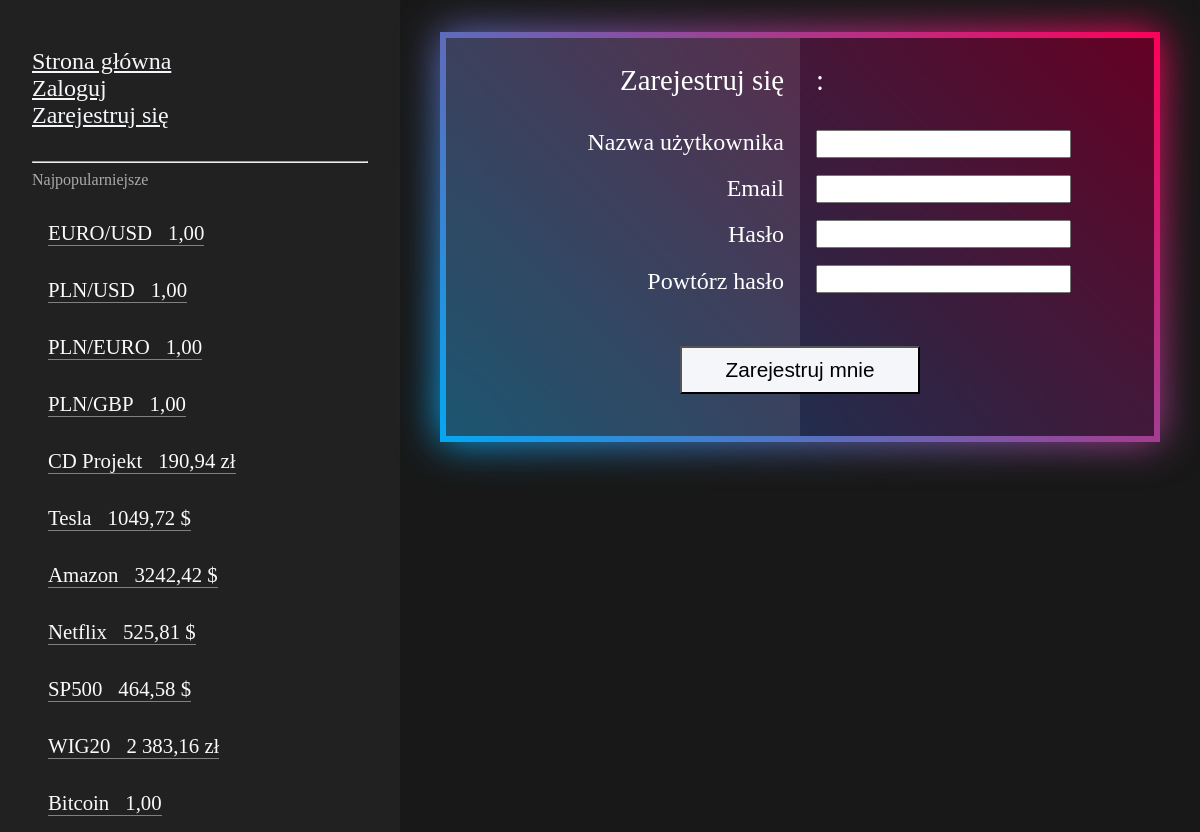
Screenshot of /register/ with the database file from the repository.
### base/models.py (models this page shows, shortened)
class UsaStock(models.Model):
    name = models.CharField(max_length=200)
    price = models.CharField(max_length=200, null=True, blank=True)

class IndeksPrice(models.Model):
    name = models.CharField(max_length=200)
    price = models.CharField(max_length=200, null=True, blank=True)

### base/views.py (the view, shortened to what this page needs)
# urls.py: path('register/', views.registerPage, name="register"),
def registerPage(request):
	if request.user.is_authenticated:
		return redirect('index')
	else:
		tesla = UsaStock.objects.get(name='tesla')
		amazon = UsaStock.objects.get(name='amazon')
		netflix = UsaStock.objects.get(name='netflix')
		sp500 = UsaStock.objects.get(name='sp500')
		get_cdprojekt = StockPrice.objects.get(name="CDPROJEKT")
		cdprojekt = str(get_cdprojekt.price).replace(".", ",")
		get_wig20 = IndeksPrice.objects.get(name="WIG20")
		wig20 = get_wig20.price
		form = CreateUserForm()
		context = {'form':form, "cdprojekt":cdprojekt, "wig20":wig20, "tesla":tesla, "amazon":amazon, "netflix":netflix, "sp500":sp500}
		return render(request, 'base/register.html', context)

### base/forms.py
class CreateUserForm(UserCreationForm):
	class Meta:
		model = User
		fields = ['username', 'email', 'password1', 'password2']

### base/templates/base/register.html (shortened to what this page needs)
{% extends 'base/main.html' %} {% block praweGlowne %}
<div class="box-login">
  <span></span>
  <div class="box-login-main-content">
    <form method="POST" action="">
      <div class="box-login-main-left-right">
        <div class="box-login-left-side">
          <div class="b-l-lg1">Zarejestruj się</div>
          <div class="b-l-lg2">Nazwa użytkownika</div>
          <div class="b-l-lg2">Email</div>
          <div class="b-l-lg2">Hasło</div>
          <div class="b-l-lg2">Powtórz hasło</div>
        </div>
        <div class="box-login-right-side">
          <div class="b-l-pg1">:</div>
          <div class="b-l-pg2">{{form.username}}</div>
          <div class="b-l-pg2">{{form.email}}</div>
          <div class="b-l-pg2">{{form.password1}}</div>
          <div class="b-l-pg2">{{form.password2}}</div>
        </div>
      </div>
      <input
        type="submit"
        name="Login"
        value="Zarejestruj mnie"
        class="box-login-confirm-button"
      />
    </form>
  </div>
</div>
{% comment %} {{form.errors}} {%endcomment%} {% endblock praweGlowne %}

### base/templates/base/sidebar.html (shortened to what this page needs)
<div class="menuMobile">
  <div class="menuMobileStale">
    {% if user.is_authenticated %}
    <div class="witaj">
      <div>Witaj, {{request.user}}</div>
      <div>
        <a href="{% url 'logout' %}">Wyloguj</a>
      </div>
    </div>
    {% else %}
    <div class="witaj">
      <div>
        <a href="{% url 'index' %}">Strona główna</a>
      </div>
      <div>
        <a href="{% url 'login' %}">Zaloguj</a>
      </div>
      <div>
        <a href="{% url 'register' %}">Zarejestruj się</a>
      </div>
    </div>
    {% endif %}
  </div>
  <div class="menuMobileZmienne">
    <div class="lewedolne">
      <hr />
      <div style="color: rgb(170, 170, 170)">Najpopularniejsze</div>
      <div class="najpopularniejsze">
        <div class="najpopularniejszeNazwa">EURO/USD</div>
        <div class="najpopularniejszeKwota eurousd">1,00</div>
      </div>
      <div class="najpopularniejsze">
        <div class="najpopularniejszeNazwa">PLN/USD</div>
        <div class="najpopularniejszeKwota plnusd">1,00</div>
      </div>
      <div class="najpopularniejsze">
        <div class="najpopularniejszeNazwa">PLN/EURO</div>
        <div class="najpopularniejszeKwota plneuro">1,00</div>
      </div>
      <div class="najpopularniejsze">
        <div class="najpopularniejszeNazwa">PLN/GBP</div>
        <div class="najpopularniejszeKwota plngbp">1,00</div>
      </div>
      <div class="najpopularniejsze">
        <div class="najpopularniejszeNazwa">CD Projekt</div>
        <div class="najpopularniejszeKwota cdprojekt">{{cdprojekt}} zł</div>
      </div>
      <div class="najpopularniejsze">
        <div class="najpopularniejszeNazwa">Tesla</div>
        <div class="najpopularniejszeKwota tesla">{{tesla.price}} $</div>
      </div>
      <div class="najpopularniejsze">
        <div class="najpopularniejszeNazwa">Amazon</div>
        <div class="najpopularniejszeKwota amazon">{{amazon.price}} $</div>
      </div>
      <div class="najpopularniejsze">
        <div class="najpopularniejszeNazwa">Netflix</div>
        <div class="najpopularniejszeKwota netflix">{{netflix.price}} $</div>
      </div>
      <div class="najpopularniejsze">
        <div class="najpopularniejszeNazwa">SP500</div>
        <div class="najpopularniejszeKwota sp500">{{sp500.price}} $</div>
      </div>
      <div class="najpopularniejsze">
        <div class="najpopularniejszeNazwa">WIG20</div>
        <div class="najpopularniejszeKwota wig20">{{wig20}} zł</div>
      </div>
      <div class="najpopularniejsze">
        <div class="najpopularniejszeNazwa">Bitcoin</div>
        <div class="najpopularniejszeKwota bitcoin">1,00</div>
      </div>
    </div>
  </div>
</div>

### base/static/base/css/style.css (style rules this page uses)
body { margin: 0; padding: 0; box-sizing: border-box; background: rgb(24, 24, 24); }
.witaj { margin-top: 3rem; margin-left: 2rem; margin-right: 2rem; }
.lewedolne { margin-left: 2rem; margin-right: 2rem; }
.najpopularniejsze { margin: 1rem; margin-top: 2rem; display: flex; }
.najpopularniejszeNazwa { font-size: 1.3rem; border-bottom: 1px solid gray; }
.najpopularniejszeKwota { padding-left: 1rem; font-size: 1.3rem; border-bottom: 1px solid gray; }
.witaj { font-size: 1.5rem; margin-bottom: 2rem; }
.witaj a { font-size: 1.5rem; color: #f5f6fa; }
.box-login { position: relative; color: white; background: rgb(19, 18, 18); display: flex; justify-content: center; align-items: center; margin: 1rem 5%; transition: 0.5s; padding: 1rem; }
.box-login::before { content: ""; position: absolute; top: 0; left: 0; width: 100%; height: 100%; background: linear-gradient(45deg, #03a9f4, #ff0058); }
.box-login::after { content: ""; position: absolute; top: 0; left: 0; width: 100%; height: 100%; background: linear-gradient(45deg, #03a9f4, #ff0058); filter: blur(20px); }
.box-login span { position: absolute; top: 6px; left: 6px; right: 6px; bottom: 6px; background: rgba(0, 0, 0, 0.6); z-index: 2; }
.box-login span::before { content: ""; position: absolute; top: 0; left: 0; width: 50%; height: 100%; background: rgba(255, 255, 255, 0.1); pointer-events: none; }
.box-login .box-login-main-content { position: relative; z-index: 10; width: 100%; text-align: center; }
.box-login-main-left-right { display: flex; font-weight: 700; width: 100%; }
.box-login-left-side { text-align: center; padding: 1rem; flex: 1; font-size: 2rem; width: 100%; }
.box-login-right-side { text-align: left; font-size: 2rem; padding: 1rem; flex: 1; width: 100%; }
.b-l-lg1 { font-size: 1.8rem; font-weight: 300; text-align: right; margin-bottom: 2rem; }
.b-l-lg2 { font-size: 1.5rem; font-weight: 300; text-align: right; margin-bottom: 1rem; padding-bottom: 0.2rem; }
.b-l-pg1 { font-size: 1.8rem; font-weight: 300; margin-bottom: 2rem; }
.b-l-pg2 { font-size: 1.5rem; font-weight: 300; margin-bottom: 1rem; }
.b-l-pg2 input { font-size: 1.2rem; }
.box-login-confirm-button { margin: 1rem; background: #f5f6fa; height: 3rem; width: 15rem; font-size: 1.3rem; margin-bottom: 2rem; }

### rows the page displays
UsaStock: price "1049,72"
UsaStock: price "3242,42"
UsaStock: price "525,81"
UsaStock: price "464,58"
IndeksPrice: price "2 383,16"

### other values shown
{{ cdprojekt }} "190,94"
